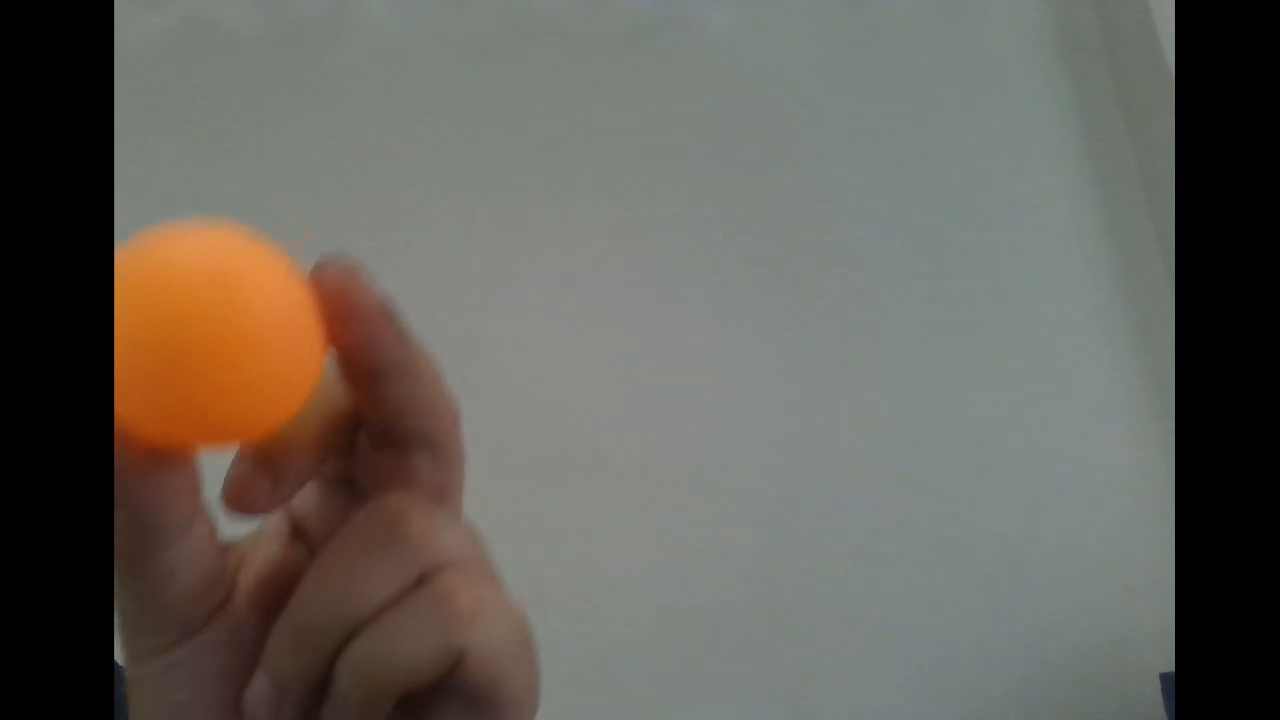
#> input picture frame 135 of OpenCV_PingPangTrace/PingPangPics/PingPangMove2.mp4, 1280 x 720 px
$ python 20_PingPangTrace.py
#> lines starting #> are read from the running program, lines starting #| are printed output that depends on the picture; after the words box and inside, x2 and y2 are one past the last pixel; in counts of white or black regions, pixels touching at a corner belong together
import cv2
import numpy as np
import math

def draw_mark_X(img, x, y, width=6, color=(0, 0, 255), penWid=2):
    cv2.line(img, (int(x - width), int(y - width)), (int(x + width), int(y + width)), color, penWid)
    cv2.line(img, (int(x - width), int(y + width)), (int(x + width), int(y - width)), color, penWid)

# 使用测试视频
video_path = './PingPangPics/PingPangMove2.mp4'
# video_path = 0   # 使用本机摄像头
cap = cv2.VideoCapture(video_path)
fps = cap.get(cv2.CAP_PROP_FPS)
while cap.isOpened():
    ret, frame = cap.read()
#> frame is the input picture: shape (720, 1280, 3); mean B, G, R 91, 98.4, 101.7

    if ret == False:
        break
    # 设置HSV跟踪颜色范围
    min_pipa_hsv = np.array([5, 95, 145])
    max_pipa_hsv = np.array([25, 255, 255])
    img_hsv = cv2.cvtColor(frame, cv2.COLOR_BGR2HSV)
#> img_hsv: shape (720, 1280, 3); mean H, S, V 44.4, 35.7, 106.2
    # 提取颜色范围内图像区域
    PingPangMask = cv2.inRange(img_hsv, min_pipa_hsv, max_pipa_hsv)
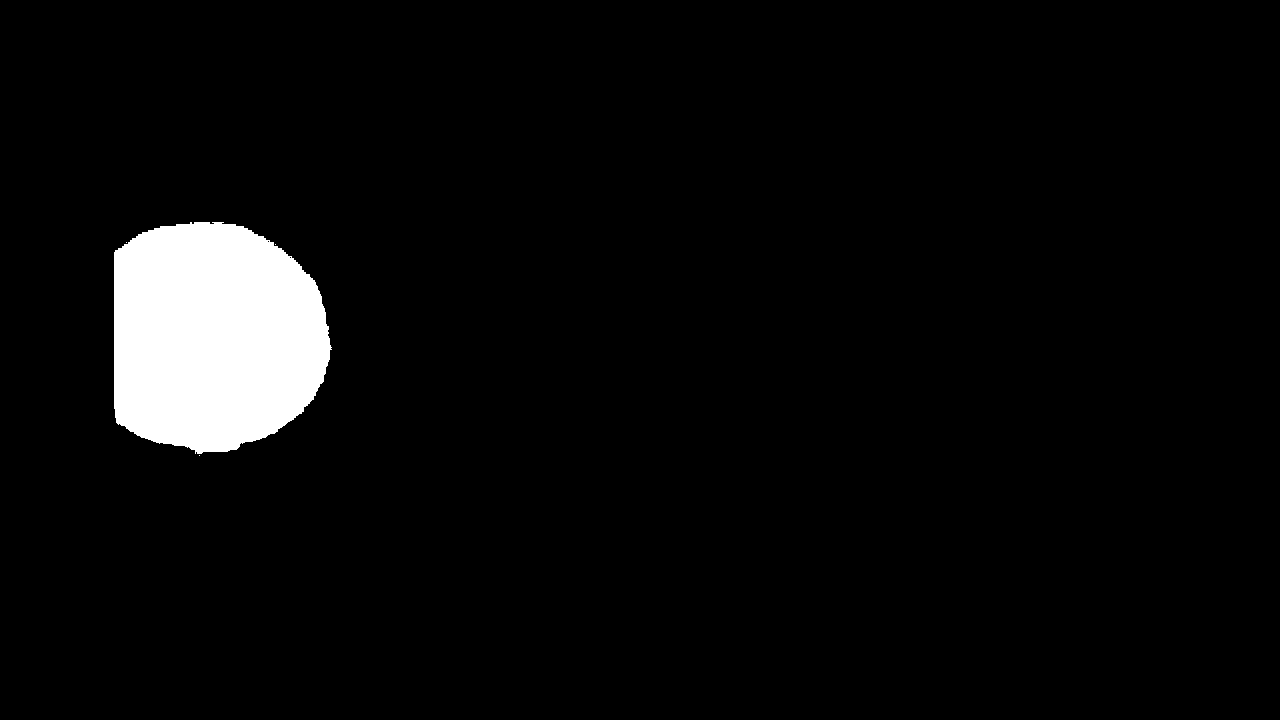
#> PingPangMask: shape (720, 1280); 4.5% white; 4 white regions (3 under 20 px), largest, box (x1, y1, x2, y2) and area: (114, 222, 332, 454) 41558
    img_pipa = cv2.bitwise_and(frame, frame, mask=PingPangMask)
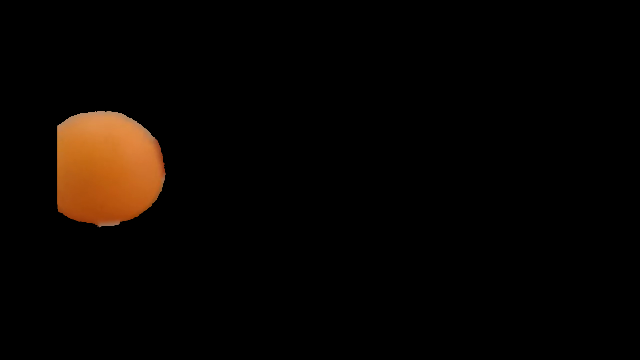
#> img_pipa: shape (720, 1280, 3) (shown at 1/2 size); mean B, G, R 1.7, 4.8, 8.8

    # 二值化
    kernel = np.ones((6, 6), np.uint8)
    img_kai = cv2.morphologyEx(img_pipa, cv2.MORPH_OPEN, kernel)
    # img_kai_gray = cv2.cvtColor(img_kai, cv2.COLOR_HSV)
    img_kai_chv = img_kai[:, :, 2]
    thr, img_bin = cv2.threshold(img_kai_chv, 63, 255, cv2.THRESH_BINARY)
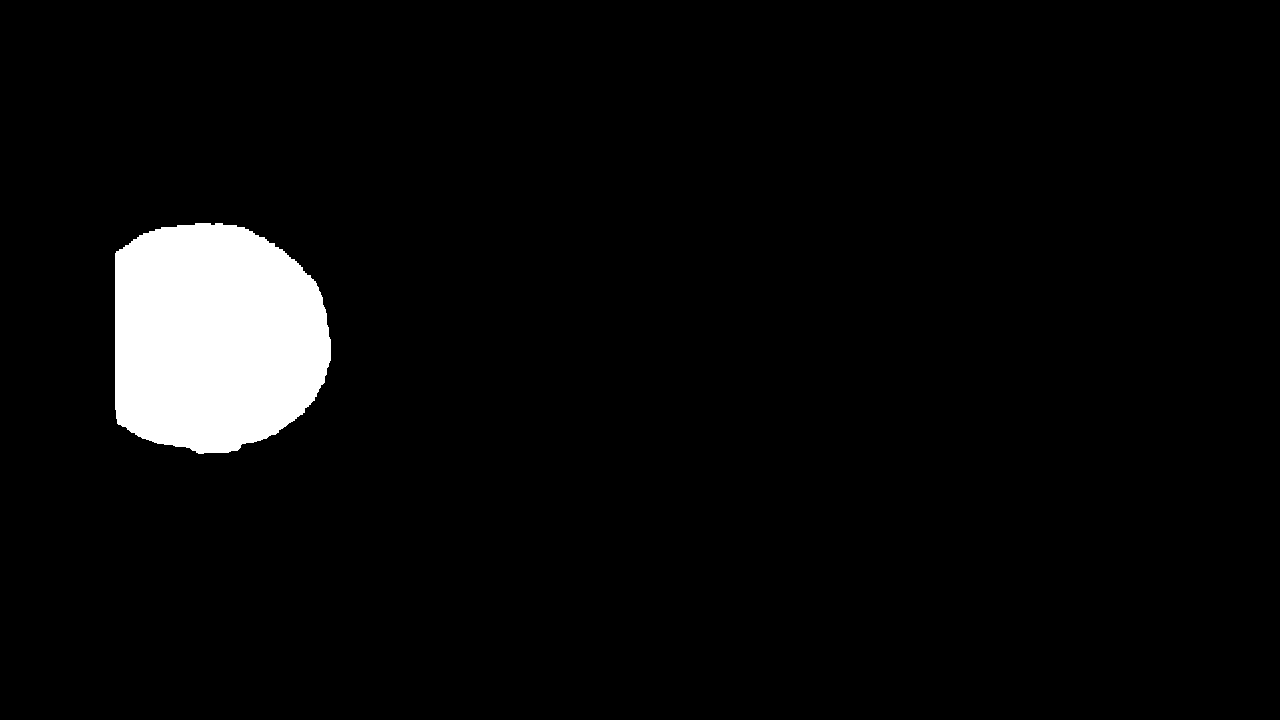
#> img_bin: shape (720, 1280); 4.5% white; 1 white region
    print('thr:', thr)
    #  提取轮廓
    contours, hierarchy = cv2.findContours(img_bin, cv2.RETR_EXTERNAL, cv2.CHAIN_APPROX_SIMPLE)
#> contours = 1 contour; box (x1, y1, x2, y2) and area: (115, 223, 331, 454) 41143

    if len(contours) < 1:
        continue
    # There should be at least 5 points to fit the ellipse
    if len(contours[0]) < 8:
        continue

    print('len(contours):', len(contours))
#| len(contours): 1
    print('Points', len(contours[0]))
#| Points 282
    # print('contours:', contours)
    print('hierarchy', hierarchy)
#| hierarchy [[[-1 -1 -1 -1]]]
    # 画绿色轮廓线
    cv2.drawContours(frame, contours, -1, (0, 255, 0), 2)

    #  画红色轮廓最小外接圆
    (x, y), radius = cv2.minEnclosingCircle(contours[0])
#> x = 207.4; y = 336.5; radius = 125.2
    center = (int(x), int(y))
#> center = (207, 336)
    radius = int(radius)
#> radius = 125
    cv2.circle(frame, center, radius, (0, 0, 255), 1)
    draw_mark_X(frame, int(x), int(y))

    #  画白色最优拟合椭圆
    ellipse = cv2.fitEllipse(contours[0])  # 最优拟合椭圆
#> ellipse = ((202.9, 337.1), (227.8, 255.4), 96.71)
    cv2.ellipse(frame, ellipse, (255, 255, 255), 1)

    #  计算最小外接圆面积
    area = math.pi * radius * radius
#> area = 49087.4

    #  显示圆心X Y 坐标，半径 R， 和 圆面积
    font = cv2.FONT_HERSHEY_SIMPLEX
    text_info = 'X:' + str(x * 10 // 1 / 10) + '  Y:' + str(y * 10 // 1 / 10)
#> text_info = 'X:207.4  Y:336.4'
    cv2.putText(frame, text_info, (10, 30), font, 1, (0, 255, 0), 1)
    text_info = 'R:' + str(radius * 10 // 1 / 10) + "    Area:" + str(area * 100 // 1 / 100)
#> text_info = 'R:125.0    Area:49087.38'
    cv2.putText(frame, text_info, (10, 60), font, 1, (0, 255, 0), 1)
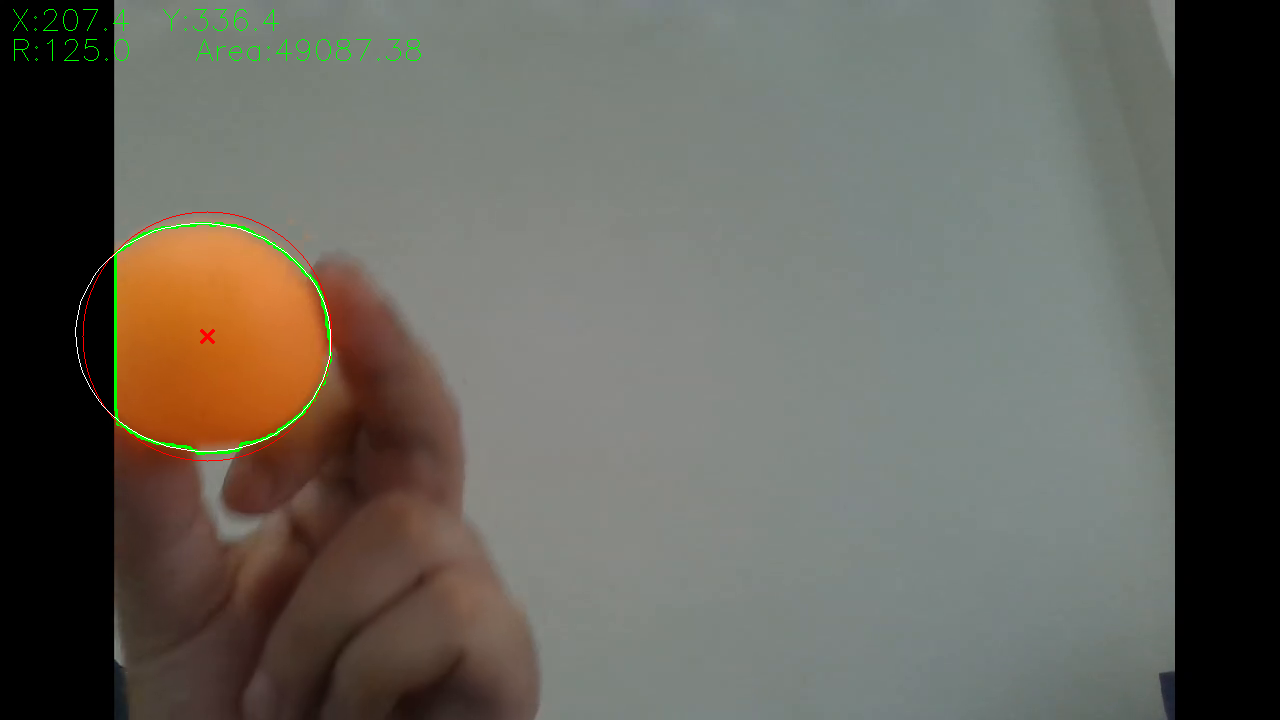
#> frame: shape (720, 1280, 3); mean B, G, R 90.9, 99.1, 101.5

    #  显示图像帧
    cv2.imshow('PingPangTrace', frame)
    c = cv2.waitKey(int(1000 / fps))
#> (key Esc is pressed here)
    # c = cv2.waitKey(200)
    #  按ESC键退出
    if c == 27:  # ESC
        break
cap.release()
cv2.destroyAllWindows()
print('Exit video read.')
